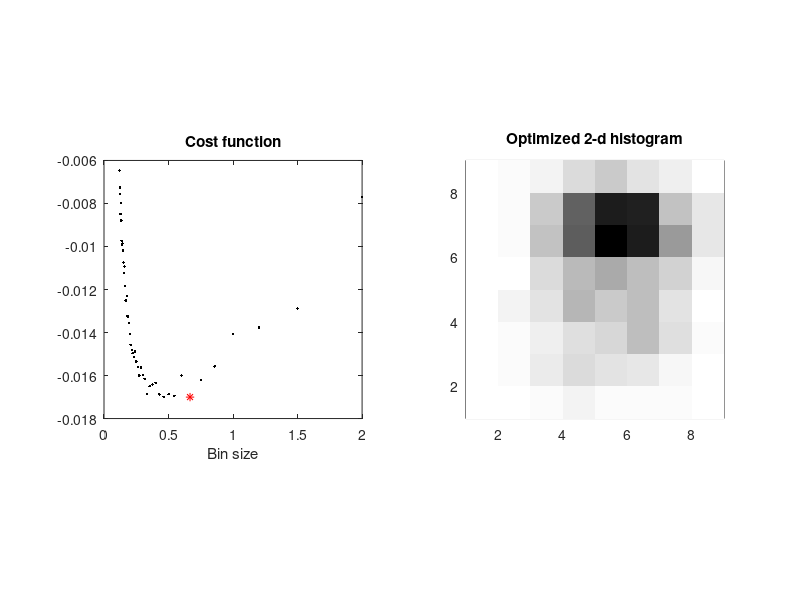

Source code (MATLAB):
% Demo sshist 2d
% function optD = sshist2d(x,y)
% (x,y): data
%%%%%%%%%%%%%%%%%%%%%%%%%%%%%%%%%%%%%%%%%%%%%%%%%%%%%%%%%%%%%%%%%%
% 2006 Author Hideaki Shimazaki
% Department of Physics, Kyoto University
% shimazaki at ton.scphys.kyoto-u.ac.jp

clear all;

switch 1
    case 1
        n = 500; d = 2;
        x = [randn(1,n)-1 0.5*randn(1,2*n)+1];
        y = [randn(1,n)  0.8*randn(1,2*n)+.1];
        x_min = -3 ; x_max = 3;
    case 2
        load bramblecanes 
        x = x(1:359); y = y(1:359); %newly emergent
        %x = x(360:744); y = y(360:744);
        n = length(x)
        x_min = 0 ; x_max = 1;
end


N_MIN = 3;								% Minimum number of bins
N_MAX = 50;								% Maximum number of bins

N = N_MIN:N_MAX;						% # of Bins
D = (x_max - x_min) ./ N;               % Bin Size Vector

%%%%%%%%%%%%%%%%%%%%%%%%%%%%%%%%%%%%%%%%%%%%%%%%%%%%%%%%%%%%%%%%%%
% Computation of the Cost Function
for i = 1: length(N)
    x_edges = linspace(x_min,x_max,N(i)+1);	% Bin edges
    y_edges = linspace(x_min,x_max,N(i)+1);	


    ki = zeros(N(i),N(i));
    for p = 1 : N(i)
        for q = 1: N(i)
            ki(p,q) = sum( ( x >= x_edges(p) ) .* (x < x_edges(p+1))...
                     .*( y >= y_edges(q) ) .* (y < y_edges(q+1)) );					
        end
    end
    
    clear kii;
    kii = reshape(ki,1,N(i)^2);
    
	k = mean(kii);						% Mean of event count					
	v = mean( (kii-k).^2 );             % Variance of event count
    
	C(i) = ( 2*k - v ) / (n^2*D(i)^4);	% The Cost Function
   
end

%%%%%%%%%%%%%%%%%%%%%%%%%%%%%%%%%%%%%%%%%%%%%%%%%%%%%%%%%%%%%%%%%%
% Optimal Bin Size Selectioin
[Cmin idx] = min(C);
optD = D(idx);
x_edges = linspace(x_min,x_max,N(idx)+1);
y_edges = linspace(x_min,x_max,N(idx)+1);
ki = zeros(N(idx),N(idx));
for p = 1 : N(idx)
    for q = 1: N(idx)
        ki(p,q) = sum( ( x >= x_edges(p) ) .* (x < x_edges(p+1))...
                     .*( y >= y_edges(q) ) .* (y < y_edges(q+1)) );					
    end
end

%%%%%%%%%%%%%%%%%%%%%%%%%%%%%%%%%%%%%%%%%%%%%%%%%%%%%%%%%%%%%%%%%%
% Display an Optimal Histogram and the Cost Function
subplot(1,2,1); plot(D,C,'k.',optD,Cmin,'r*'); axis square;
colormap(1-gray); 
xlabel('Bin size'); title('Cost function'); 

subplot(1,2,2); plot(x,y,'k.'); 
pcolor(ki); shading flat; %bar3(ki);
axis square; title('Optimized 2-d histogram'); 


disp('Optimal bin size (edge length):'); disp(optD);



